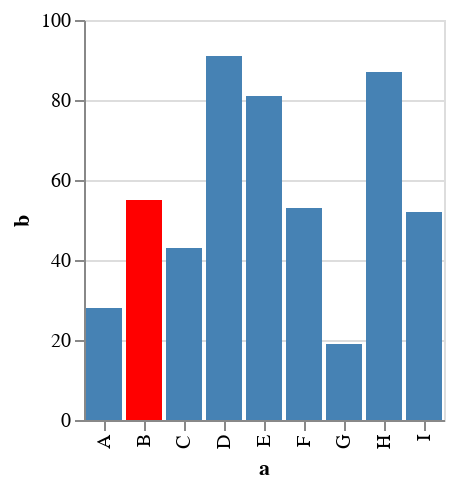

The specification (Vega-Lite) saved for this image:
### Vega specification from a JSON file in a GitHub repository (floating-point values rounded to 4 significant figures)
{"$schema": "https://vega.github.io/schema/vega/v5.json", "autosize": "pad", "padding": 5, "height": 200, "style": "cell", "data": [{"name": "source_0", "values": [{"a": "A", "b": 28}, {"a": "B", "b": 55}, {"a": "C", "b": 43}, {"a": "D", "b": 91}, {"a": "E", "b": 81}, {"a": "F", "b": 53}, {"a": "G", "b": 19}, {"a": "H", "b": 87}, {"a": "I", "b": 52}]}, {"name": "data_0", "source": "source_0", "transform": [{"type": "filter", "expr": "datum[\"b\"] !== null && !isNaN(datum[\"b\"])"}]}], "signals": [{"name": "x_step", "value": 20}, {"name": "width", "update": "bandspace(domain('x').length, 0.1, 0.05) * x_step"}, {"name": "textBox", "value": "B"}], "marks": [{"name": "marks", "type": "rect", "style": ["bar"], "from": {"data": "data_0"}, "encode": {"update": {"fill": [{"test": "datum.a===textBox", "value": "red"}, {"value": "steelblue"}], "tooltip": {"signal": "{\"a\": ''+datum[\"a\"], \"b\": format(datum[\"b\"], \"\")}"}, "x": {"scale": "x", "field": "a"}, "width": {"scale": "x", "band": true}, "y": {"scale": "y", "field": "b"}, "y2": {"scale": "y", "value": 0}}}}], "scales": [{"name": "x", "type": "band", "domain": {"data": "data_0", "field": "a", "sort": true}, "range": {"step": {"signal": "x_step"}}, "paddingInner": 0.1, "paddingOuter": 0.05}, {"name": "y", "type": "linear", "domain": {"data": "data_0", "field": "b"}, "range": [{"signal": "height"}, 0], "nice": true, "zero": true}], "axes": [{"scale": "x", "orient": "bottom", "grid": false, "title": "a", "labelAlign": "right", "labelAngle": 270, "labelBaseline": "middle", "labelOverlap": true, "zindex": 1}, {"scale": "y", "orient": "left", "grid": false, "title": "b", "labelOverlap": true, "tickCount": {"signal": "ceil(height/40)"}, "zindex": 1}, {"scale": "y", "orient": "left", "gridScale": "x", "grid": true, "tickCount": {"signal": "ceil(height/40)"}, "domain": false, "labels": false, "maxExtent": 0, "minExtent": 0, "ticks": false, "zindex": 0}]}
